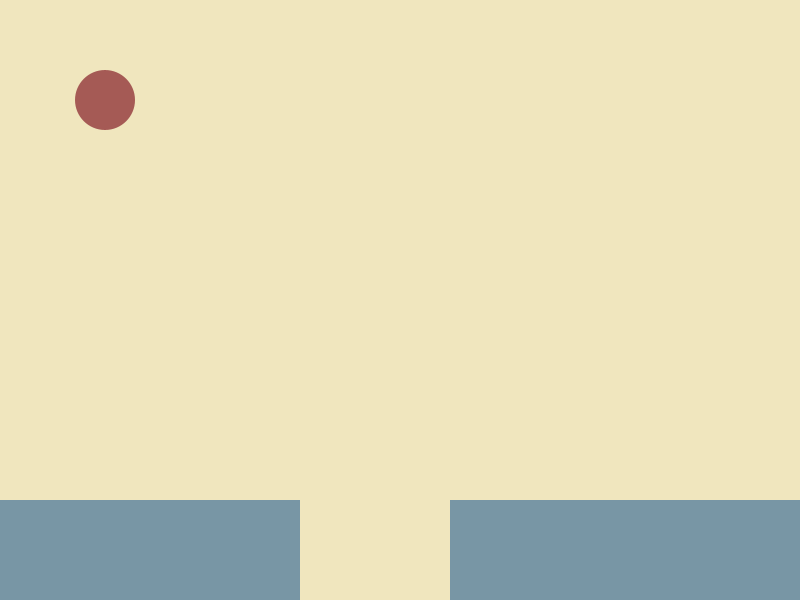
Frame 1 (no input)
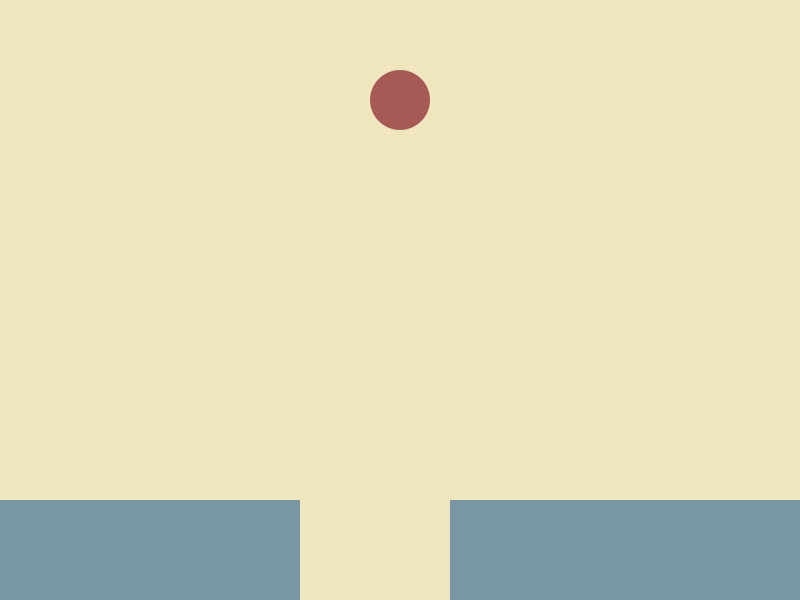
Frame 60 (the mouse pressed at the canvas centre just before this capture)
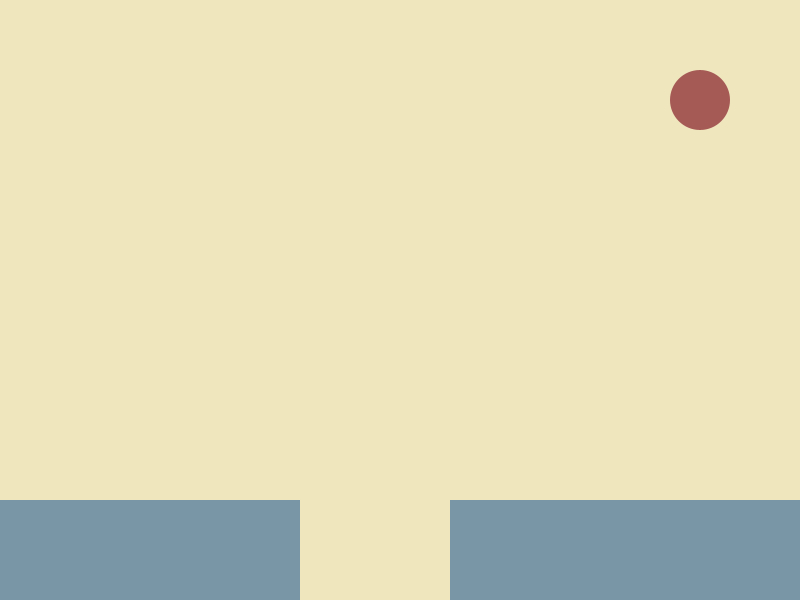
Frame 120 (the mouse held since frame 60 and released just before this capture)

The Processing sketch that drew these frames (run headless with seeded random() and noise(); from frame 60 on, the mouse is pressed at the canvas centre):

// Processing sketch: mini_game
// ── mini_game.pde
color BackgroundColor = color(240, 230, 190);
color BallColor = color(165, 90, 85);
color WallColor = color(120, 150, 165);

float BallStartingY = 100;
float BallX = 100;
float BallY = BallStartingY;
float BallRadius = 30;
float BallSpeed = 5;

float WallHeight = 100;
float GapLeft = 300;
float GapWidth = 150;
float GapRight = GapLeft+GapWidth;

float  Score = 0;
float GoalPoints = 10;
float MissPoints = -5;

boolean BallIsDropping = false;

void setup() {
 size(800, 600);
 smooth();
 noStroke();
}

void draw() {
  moveBall();
  testBall();
  drawEverything();
}

void moveBall() {
  if(BallIsDropping){
    BallY += BallSpeed;
  } else {
    BallX += BallSpeed;
  }
}

void testBall() {
  if(BallIsDropping){
    if(BallY-BallRadius >  height){
      if(BallX-BallRadius > GapLeft && BallX+BallRadius < GapRight){
        Score += GoalPoints;
      } else {
        Score += MissPoints;
      }
      BallX = 0;
      BallIsDropping = false;
      BallY = BallStartingY;
    }
  } else {
    if(BallX-BallRadius >  width){
      BallX = 0;
    }
  }
}

void drawEverything() {
 background(BackgroundColor);
 
 fill(WallColor);
 rect(0, height-WallHeight, GapLeft, WallHeight);
 rect(GapRight, height-WallHeight, width-GapRight, WallHeight);
 
 fill(BallColor);
 ellipse(BallX, BallY, BallRadius*2, BallRadius*2);
}

void keyTyped() {
  if(key == ' '){
    BallIsDropping = true;
  }
}
